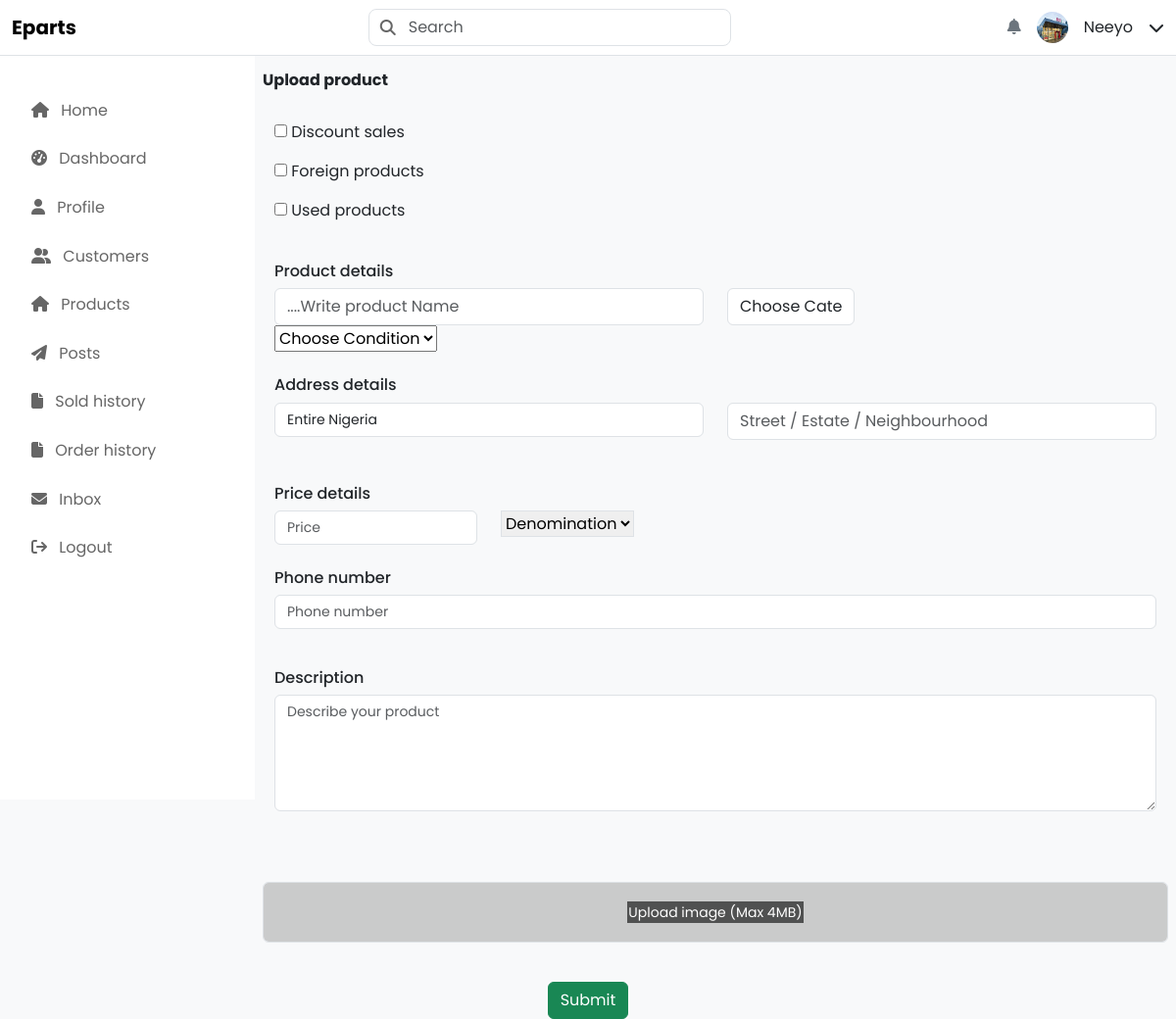
Page /dashboard/post.php (signed in) on the committed database.
### tables this page shows
CREATE TABLE `user_profile` (
  `id` int(11) NOT NULL,
  `user_name` varchar(255) NOT NULL,
  `user_email` varchar(255) NOT NULL,
  `user_password` varchar(255) NOT NULL,
  `user_type` varchar(255) NOT NULL,
  `user_image` varchar(255) NOT NULL,
  `user_phone` varchar(255) NOT NULL,
  `user_location` varchar(255) NOT NULL,
  `lga` varchar(255) NOT NULL,
  `user_address` varchar(255) NOT NULL,
  `user_rating` varchar(255) NOT NULL,
  `verified` tinyint(11) NOT NULL,
  `vkey` varchar(255) NOT NULL,
  `reset_token` varchar(255) NOT NULL,
  `reset_token_expiry` varchar(255) NOT NULL,
  `date_added` varchar(255) NOT NULL
);

### dashboard/contents/profile-contents.php (called while the page is built, shortened)
<?php
     if(isset($_SESSION['user_id'])){
         $query = "SELECT * FROM user_profile WHERE id = ?";
         $stmt = $conn->prepare($query);
         $stmt->bind_param('i', $userId);
         $stmt->execute();
         $result = $stmt->get_result();
         if ($row = $result->fetch_assoc()) {
             $user_name = $row['user_name'];
             $user_image = $row['user_image'];
         } else {
              echo "No user found.";
         }
     }
?>

### dashboard/post.php (the view, shortened to what this page needs)
<?php
require("../engine/config.php");
if (isset($_SESSION['user_id']) && isset($_SESSION['user_role'])) {
    if ($_SESSION['user_role'] == 'Customer') {
        header("Location: ../customer/customer-dashboard.php");
        exit();
    } else {
      $userId = $_SESSION['user_id'];
        include("contents/profile-contents.php");
    }
} else {
   header("Location: ../../index.php");
    exit();
}
?>
<!DOCTYPE html>
<html lang="en">
<head>
    <link href="https://cdnjs.cloudflare.com/ajax/libs/bootstrap/5.3.2/css/bootstrap.min.css" rel="stylesheet">
    <link href="https://cdnjs.cloudflare.com/ajax/libs/font-awesome/6.4.0/css/all.min.css" rel="stylesheet">
    <link rel="stylesheet" href="../assets/css/wholesaler/wholesaler-dashboard.css">
    <link rel="stylesheet" href="../assets/css/wholesaler/wholesaler-posts.css">
</head>
<body class="bg-light">
<nav class="navbar navbar-expand-lg navbar-light bg-white border-bottom fixed-top">
        <div class="container-fluid">
            <a class="navbar-brand text-orange fw-bold" href="#">Eparts</a>
            <div class="position-relative d-flex align-items-center">
                <i class="fas fa-search search-icon"></i>
                <input type="text" class="form-control search-input" placeholder="Search">
            </div>
            <div class="d-flex align-items-center gap-3">
            <a href='notifications.php'><i class="fas fa-bell text-secondary"></i></a>
                 <img src="<?php echo"../" .htmlspecialchars($user_image); ?>" class="rounded-circle" width="32" height="32">
                 <span><?php echo htmlspecialchars($user_name); ?></span>
                 <i class="fas fa-chevron-down"></i>
            </div>
        </div>
    </nav>
      <?php include ("components/side-bar.php"); ?>
          <div class="main-content pt-2 my-3 px-2">
              <h6 class='fw-bold mt-5'>Upload product</h6>
              <div class="container">
<div class="row">
     <div class="col-md-6">
         <br>
         <p><input type="checkbox" onclick="discount()" name="Discount">  Discount sales</p>
         <p><input type="checkbox" onclick="foreign()" name="foreign"> Foreign products</p>
         <?php if (date('N') == 7) { ?>
             <p><input type="checkbox" id="toggleButton"> Used products</p>
         <?php } ?>
     </div>
  <div class="col-md-6">
  </div>
</div>
<br>
<h6>Product details</h6>
<div class="row">
<div class="col-md-6">
<form id="form-product">
 <input type="text" class="form-control" name="product_name" placeholder="....Write product Name">
</div>
<div class="col-md-2">
<select name="product_category" id="product_category" style="text-transform: capitalize;" class="form-control">
<option>Choose Category</option>
</select>
</div>
<div class="col-md-2">
</div>
<div class='col-md-2'>
</div>
<div class='col-md-2'>
     <select name="product_condition" id="product_condition">
          <option value="">Choose Condition</option>
     </select>
</div>
</div>
<br>
<h6>Address details</h6>
<div class="row">
<div class="col-md-6">
  <select name="product_location"  style="font-size: 14px;text-transform: capitalize;"class="form-control">
  <?php include("contents/select-states.php"); ?>
</select><br></div>
<div class="col-md-6">
     <input class="form-control" type="text" name="product_address" placeholder="Street / Estate / Neighbourhood"></div>
</div>
<br>
<h6>Price details</h6>
<div class="row">
     <div class="col-md-3">
         <input style="font-size:14px" class="form-control" type="number" min="1" minlength="4" name="product_price" id="product_price" placeholder="Price">
    </div>
  <div class="col-md-3">
      <select name="price_denomination"  class="border border-1 border-mute ">
          <option value="">Denomination</option>
     </select>
  </div>
  <div class="col-md-3">
  </div>
  <div class="col-md-3">
 </div>
</div>
<br>
<h6>Phone number</h6>
 <div>
     <input style="font-size:14px;" class="form-control" type="number" min="1" minlength="4" name="phone_number" id="phone_number" value="<?php echo$user_contact ?>" placeholder="Phone number">
 </div>
<br>
<div class='mt-3'>
      <h6>Description</h6>
      <textarea style="font-size: 14px;" name="product_details"  rows="5" class="form-control" wrap="physical" placeholder="Describe your product"></textarea><br>
</div>
</div>
<br>
<br>
<label class="form-control"  style="text-align: center;background-color: rgba(192,192,192,0.8);width: 100%;padding:18px;"><small  id="file-label"  style="font-size: 14px;padding: 1px;background-color: rgba(0,0,0,0.6);color: white;">Upload image (Max 4MB)</small><br></label><br>
</div>
<div id="bom">
    <div id="cy">
         <div class="container text-center">
            <?php
                $getverification = mysqli_query($conn,"select * from verify_seller where sid ='".htmlspecialchars($_SESSION['user_id'])."' and verified = 1 ");
                if ($getverification->num_rows==0) {?>
                    <a type="submit" name="verify_id" onclick="verify_id()" class="btn btn-success"> Submit </a>
             <?php }else{?>
             <?php
                $getstatus = mysqli_query($conn,"select * from user_profile");
                if($getstatus){while ($status = mysqli_fetch_array($getstatus)){
                $statusPay = $status['status'];
                   if($statusPay==0){  ?>
                     <input type="submit" name="submit" value="Submit" class="btn btn-success">
                      <?php } else{ ?> <a onclick='paywithPaystack()' class='btn btn-success'>Pay to proceed (<i class="fa-solid fa-naira-sign"></i>1000)</a> <?php  } }  } }?>
             </div>
     </div>
</div>
    </body>
    </html>

### assets/css/wholesaler/wholesaler-dashboard.css (style rules this page uses)
body { font-family:poppins; }
.main-content { margin-left: 260px; }
.search-input { padding-left: 2.5rem; border-radius: 8px; }
.search-icon { position: absolute; left: 12px; top: 50%; transform: translateY(-50%); color: #666; }

### rows in the picture
user_profile: user_image (picture), user_name "Neeyo"
